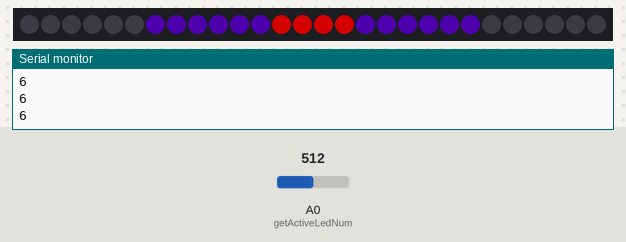
Bench run of a sketch on a simulated ESP8266 (NodeMCU). Shown: 28 RGB LEDs in strip order, left to right, the last lines printed to the serial monitor. The inputs (shaded band) are chosen by the test bench; at power-on: A0 (getActiveLedNum) = 512. Dim RGB values are drawn brighter than linear.

Above: at 1.7 s.
1.8 s: A0 (getActiveLedNum) set to 1023
At 2.26 s:
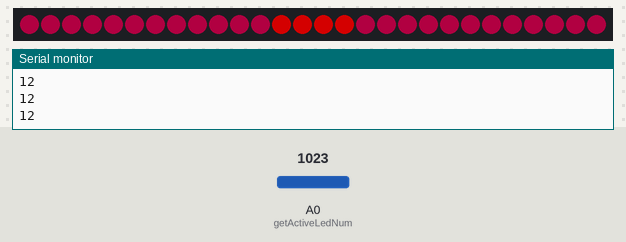
4.5 s: A0 (getActiveLedNum) set to 1012
At 5.79 s:
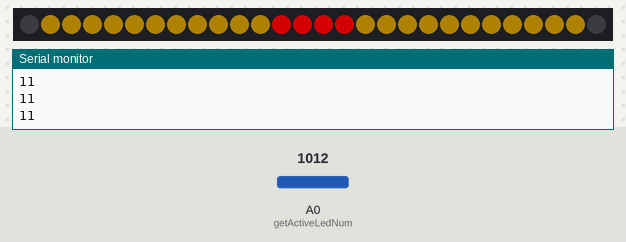
7.1 s: A0 (getActiveLedNum) set to 716
At 7.36 s:
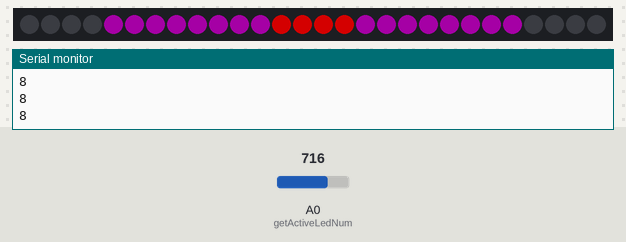
9.9 s: A0 (getActiveLedNum) set to 1023
At 11.88 s:
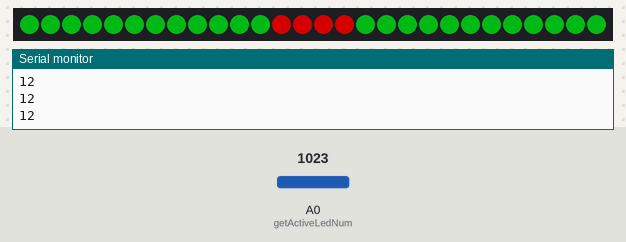

Measured:
- the behaviour switches between 1020 and 1019 on A0 (getActiveLedNum) (found by bisection; images 1 and 2)
- after the input at 1.8 s, the LEDs: change after 0.30 s (image 1)
- after the input at 4.5 s, the LEDs: first change after 0.17 s (image 2 shows a later state)
- after the input at 9.9 s, the LEDs: first change after 0.22 s (image 4 shows a later state)

The sketch:

ws2812_Music_rhythm.ino
```cpp
/**
 * 名称：音乐律动灯带
 * 作者：pengqiangsheng
 * 时间：5/19/2021
 * 材料：声音识别模块 + esp8266/32 + ws2812B灯带
 * 使用方法：将以上模块正确连接通电，烧写代码至esp8266/32
 * 注意事项：ws2812灯带需要单独供电，一颗灯珠0.3w，30颗就是9w（5v 2A电源），60颗18w（5v 4A电源）
 * 可能会发现的意外：arduino IDE报错：1.找不到GPIO13.../ 2.找不到A0... / 3.一切正常灯不律动
 * 原因及解决办法：1.esp8266板子选择 General esp8266 module
 *                2.esp32 选择 esp32 Dev module，修改A0为36
 *                3.确保ws2812的信号端接GPIO13，确保声音模块正常工作且信号端接A0
 *
 * 更多内容：https://github.com/pengqiangsheng/ws2812_Music_rhythm  (点个star，祝您生活愉快！)
 *
 */
#include "FastLED.h"

#define LED_DT 13                            // 控制引脚
#define COLOR_ORDER GRB                      // 以GRB排列
#define LED_TYPE WS2812                      // 灯条类型
#define NUM_LEDS 28                          // 灯珠数量
#define FIXED_LEDS 4                         // 中间固定显示的灯珠数量

// 定义A0引脚
// #ifndef A0
// #define A0 36
// #endif

struct CRGB leds[NUM_LEDS];
int8_t maxBright = 128;
int8_t leftStart, leftEnd, rightStart, rightEnd;

CHSV musicHSVcolor(80,255,200);

void initWs2812() {
  leftStart = 0;
  leftEnd = (NUM_LEDS - FIXED_LEDS) / 2 - 1;
  rightStart = leftEnd + FIXED_LEDS + 1;
  rightEnd = NUM_LEDS - 1;

  for(int i=leftEnd + 1; i<rightStart; i++) {
    leds[i] = CRGB::Red;
  }
  FastLED.show();
}

int8_t getActiveLedNum() {
  int8_t voiceLevel = 1024 / (leftEnd + 1);
  int8_t value = analogRead(A0) / voiceLevel;
  return value;
}

void showWithMusic(int8_t activeLedNum) {
  musicHSVcolor.h += 10;

  for(int i=rightEnd, j = 0; i>=activeLedNum + rightStart; i--, j++) {
    leds[i] = CRGB(0, 0, 0);
    leds[j] = CRGB(0, 0, 0);
    FastLED.show();
    delay(6);
  }

  for(int i=rightStart, j = 0; i<rightStart + activeLedNum; i++, j++) {
    leds[i] = musicHSVcolor;
    leds[i - (j * 2 + FIXED_LEDS + 1)] = musicHSVcolor;
    FastLED.show();
    delay(6);
  }
}

void setup() {
  Serial.begin(115200);
  Serial.println("");
  delay(500);

  LEDS.addLeds<LED_TYPE, LED_DT, COLOR_ORDER >(leds, NUM_LEDS);
  LEDS.setBrightness(maxBright);
  initWs2812();
}

void loop() {
  int8_t value = getActiveLedNum();
  Serial.println(value);
  showWithMusic(value);
  delay(24);
}
```
